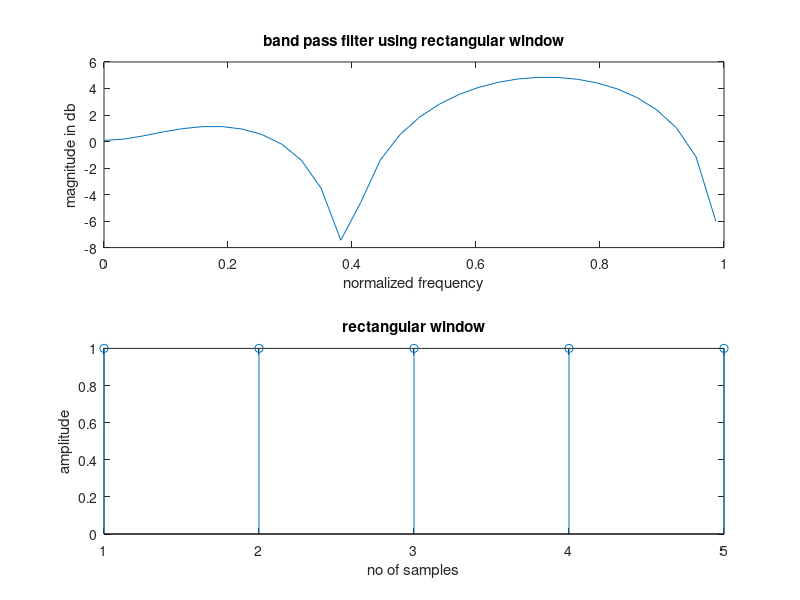

Reproduce this figure in MATLAB.
%low pass filters
clc;
clear all;
close all;
wc=0.5*pi;
N=input('Enter the value of N:');
alpha=(N-1)/2;
eps=0.001;
hd=sin(wc*(N-alpha+eps))./(pi*(N-alpha+eps));
wr=boxcar(N);
hn=hd.*wr;
w=0:0.1:pi;
h=freqz(hn,1,w);
subplot(2,1,1);
plot(w/pi,10*log10(abs(h)));
title('low pass filter using rectangular window');
xlabel('normalized frequency');
ylabel('magnitude in db');
subplot(2,1,2);
stem(wr);
title('rectangular window');
xlabel('no of samples');
ylabel('amplitude');
%high pass filter
clear all;
close all;
wc=0.5*pi;
N=input('Enter the value of N:');
alpha=(N-1)/2;
eps=0.001;
hd=sin(pi*(N-alpha+eps))-sin(wc*(N-alpha+eps))./(pi*(N-alpha+eps));
wr=boxcar(N);
hn=hd.*wr;
w=0:0.1:pi;
h=freqz(hn,1,w);
subplot(2,1,1);
plot(w/pi,10*log10(abs(h)));
title('high pass filter using rectangular window');
xlabel('normalized frequency');
ylabel('magnitude in db');
subplot(2,1,2);
stem(wr);
title('rectangular window');
xlabel('no of samples');
ylabel('amplitude');
%band pass filter
clear all;
close all;
wc1=0.25*pi;
wc2=0.75*pi;
N=input('Enter the value of N:');
alpha=(N-1)/2;
eps=0.001;
n=0:1:N-1;
hd=sin(wc2*(n-alpha+eps))-sin(wc1*(n-alpha+eps))./(pi*(n-alpha+eps));
wr=boxcar(N);
hn=hd.*wr';
w=0:0.1:pi;
h=freqz(hn,1,w);
subplot(2,1,1);
plot(w/pi,10*log10(abs(h)));
title('band pass filter using rectangular window');
xlabel('normalized frequency');
ylabel('magnitude in db');
subplot(2,1,2);
stem(wr);
title('rectangular window');
xlabel('no of samples');
ylabel('amplitude');

